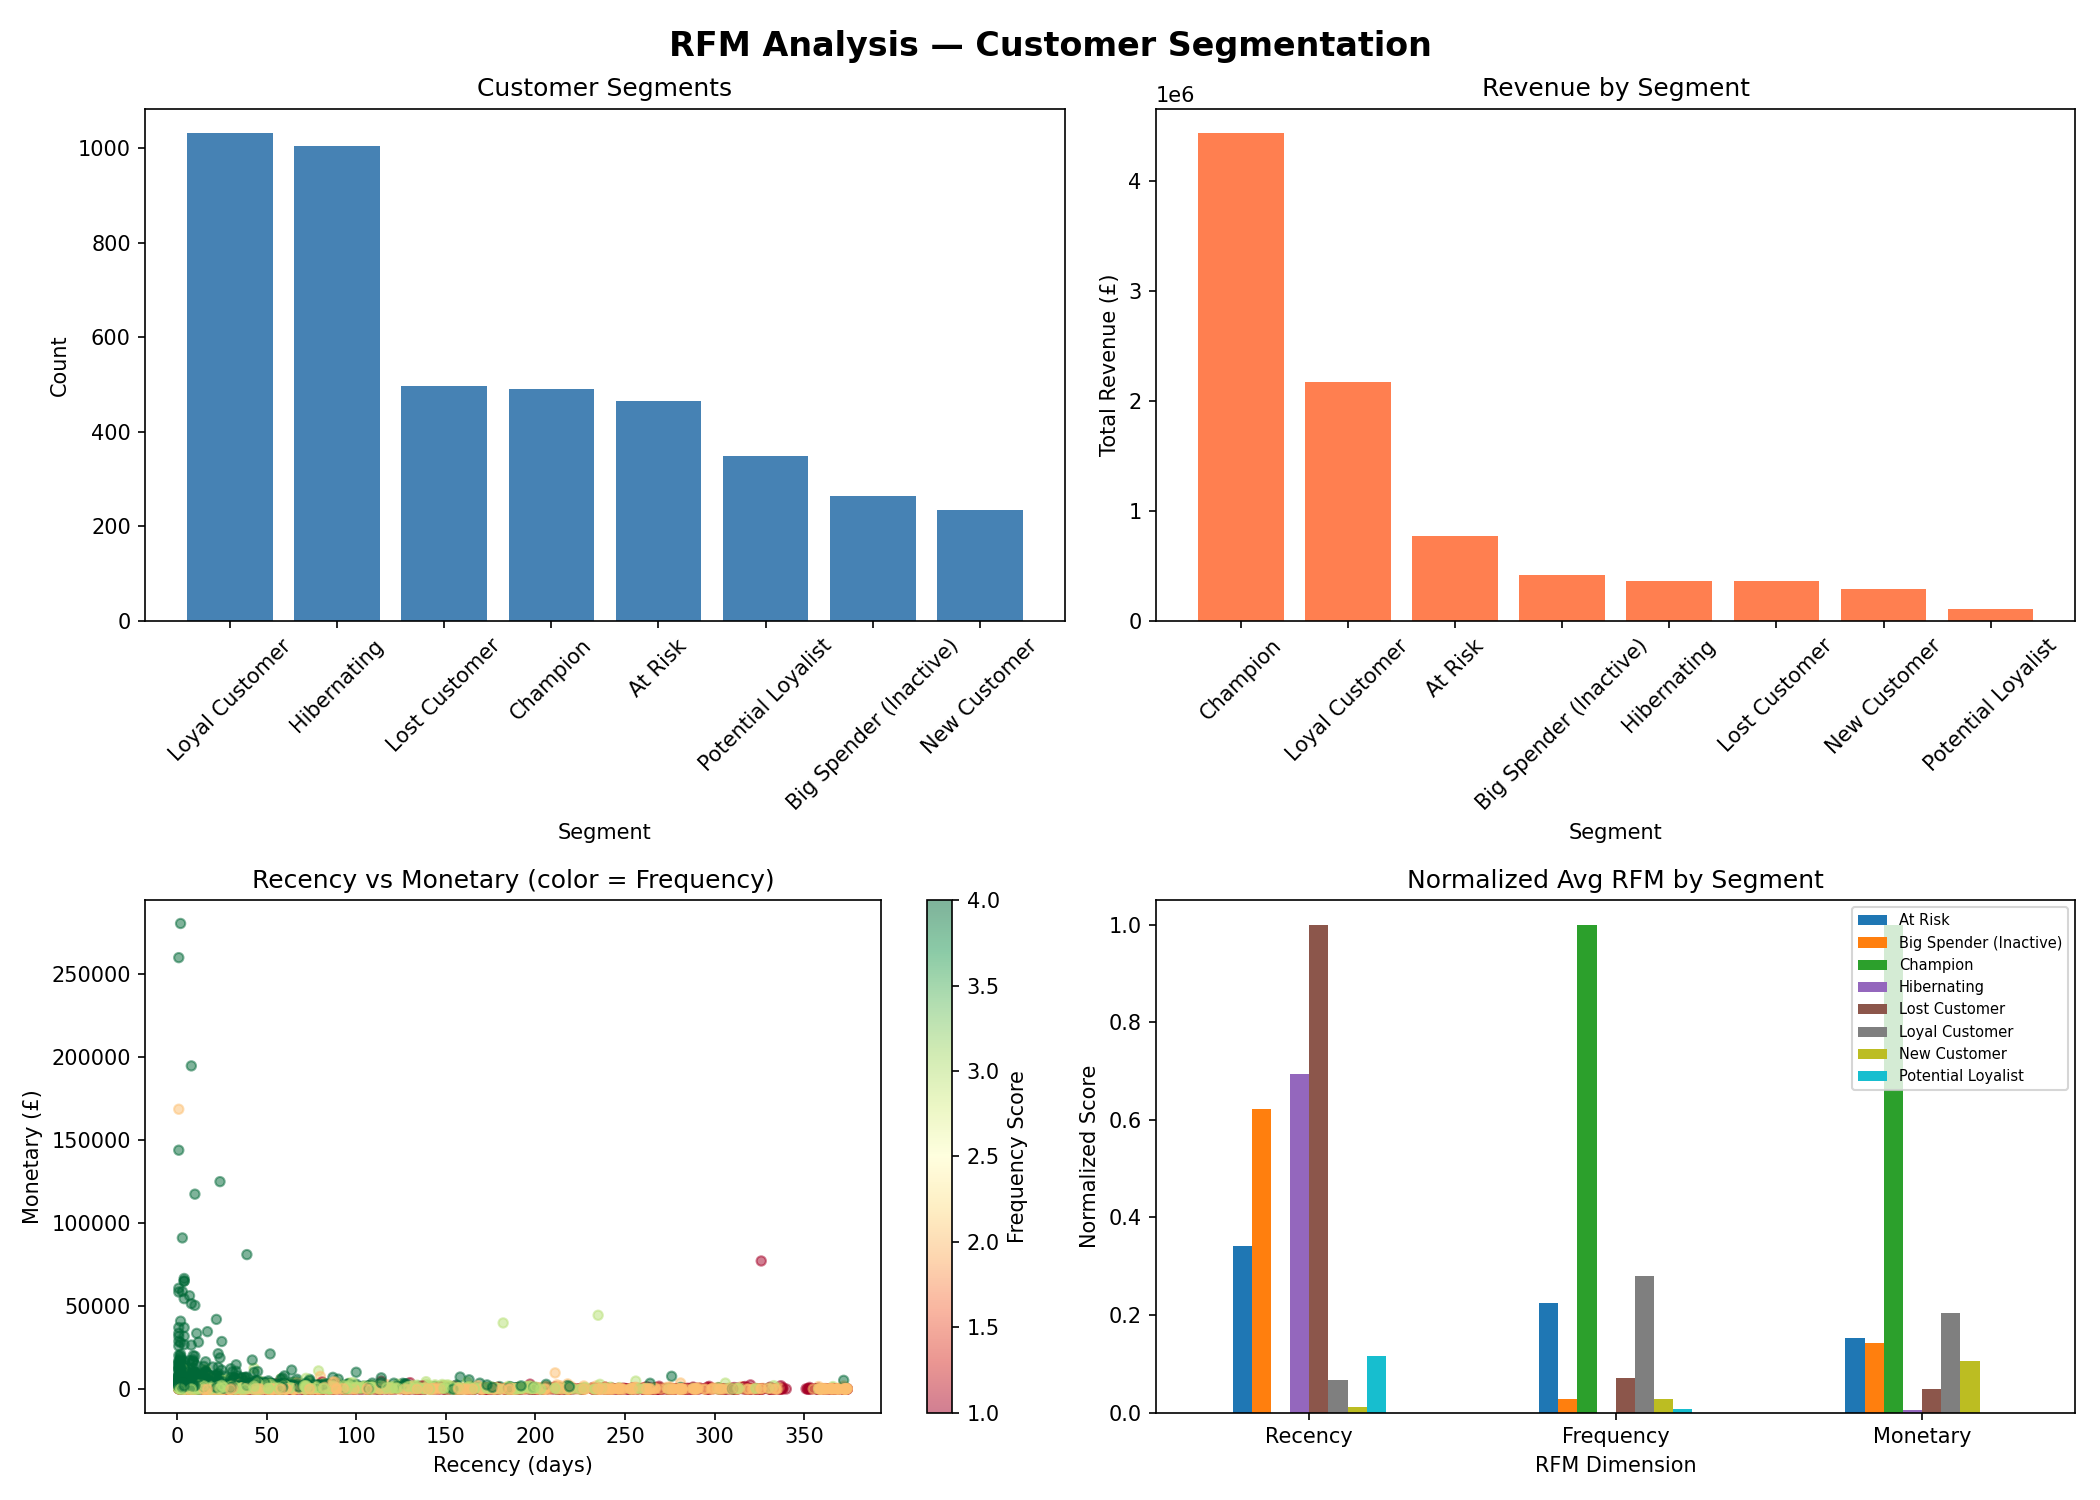

Reproduce this figure in Python.
# Phase 2: RFM Feature Engineering

import pandas as pd
import numpy as np
import matplotlib.pyplot as plt
import seaborn as sns
from datetime import datetime


df = pd.read_csv("online_retail.csv", encoding='latin-1')

df = df.dropna(subset=['CustomerID'])
df = df[df['Quantity'] > 0]
df = df[df['UnitPrice'] > 0]
df['TotalPrice']   = df['Quantity'] * df['UnitPrice']
df['InvoiceDate']  = pd.to_datetime(df['InvoiceDate'])
df['CustomerID']   = df['CustomerID'].astype(int)

#Build RFM table 
snapshot_date = df['InvoiceDate'].max() + pd.Timedelta(days=1)  # reference date

rfm = df.groupby('CustomerID').agg(
    Recency   = ('InvoiceDate',  lambda x: (snapshot_date - x.max()).days),
    Frequency = ('InvoiceNo',    'nunique'),
    Monetary  = ('TotalPrice',   'sum')
).reset_index()

print(rfm.head(10))
print("\nRFM Stats:")
print(rfm.describe())

# Score each dimension 1–4 
rfm['R_Score'] = pd.qcut(rfm['Recency'],   q=4, labels=[4,3,2,1])  # lower recency = better
rfm['F_Score'] = pd.qcut(rfm['Frequency'].rank(method='first'), q=4, labels=[1,2,3,4])
rfm['M_Score'] = pd.qcut(rfm['Monetary'],  q=4, labels=[1,2,3,4])

rfm['RFM_Score'] = rfm['R_Score'].astype(str) + rfm['F_Score'].astype(str) + rfm['M_Score'].astype(str)

# Label customer segments based on RFM scores 
def segment_customer(row):
    r = int(row['R_Score'])
    f = int(row['F_Score'])
    m = int(row['M_Score'])
    score = r + f + m

    if r == 4 and f == 4 and m == 4:
        return 'Champion'
    elif r >= 3 and f >= 3:
        return 'Loyal Customer'
    elif r == 4 and f <= 2:
        return 'New Customer'
    elif r >= 3 and f <= 2 and m <= 2:
        return 'Potential Loyalist'
    elif r == 2 and f >= 3:
        return 'At Risk'
    elif r <= 2 and f <= 2 and m >= 3:
        return 'Big Spender (Inactive)'
    elif r == 1 and f >= 2:
        return 'Lost Customer'
    else:
        return 'Hibernating'

rfm['Segment'] = rfm.apply(segment_customer, axis=1)

print("\nSegment Distribution:")
print(rfm['Segment'].value_counts())

# Visualizations 
fig, axes = plt.subplots(2, 2, figsize=(14, 10))
fig.suptitle('RFM Analysis — Customer Segmentation', fontsize=16, fontweight='bold')

# Plot 1: Segment distribution
seg_counts = rfm['Segment'].value_counts()
axes[0,0].bar(seg_counts.index, seg_counts.values, color='steelblue')
axes[0,0].set_title('Customer Segments')
axes[0,0].set_xlabel('Segment')
axes[0,0].set_ylabel('Count')
axes[0,0].tick_params(axis='x', rotation=45)

# Plot 2: Revenue by segment
seg_revenue = rfm.groupby('Segment')['Monetary'].sum().sort_values(ascending=False)
axes[0,1].bar(seg_revenue.index, seg_revenue.values, color='coral')
axes[0,1].set_title('Revenue by Segment')
axes[0,1].set_xlabel('Segment')
axes[0,1].set_ylabel('Total Revenue (£)')
axes[0,1].tick_params(axis='x', rotation=45)

# Plot 3: RFM Scatter — Recency vs Monetary
scatter = axes[1,0].scatter(rfm['Recency'], rfm['Monetary'],
                             c=rfm['F_Score'].astype(int),
                             cmap='RdYlGn', alpha=0.5, s=20)
axes[1,0].set_title('Recency vs Monetary (color = Frequency)')
axes[1,0].set_xlabel('Recency (days)')
axes[1,0].set_ylabel('Monetary (£)')
plt.colorbar(scatter, ax=axes[1,0], label='Frequency Score')

# Plot 4: Avg RFM values per segment
seg_avg = rfm.groupby('Segment')[['Recency','Frequency','Monetary']].mean().round(1)
seg_avg_norm = (seg_avg - seg_avg.min()) / (seg_avg.max() - seg_avg.min())  # normalize
seg_avg_norm.T.plot(kind='bar', ax=axes[1,1], colormap='tab10')
axes[1,1].set_title('Normalized Avg RFM by Segment')
axes[1,1].set_xlabel('RFM Dimension')
axes[1,1].set_ylabel('Normalized Score')
axes[1,1].tick_params(axis='x', rotation=0)
axes[1,1].legend(loc='upper right', fontsize=7)

plt.tight_layout()
plt.savefig('rfm_analysis.png', dpi=150)
plt.show()


rfm.to_csv('rfm_output.csv', index=False)
print("\nSaved rfm_output.csv — ready for Phase 3 clustering!")
